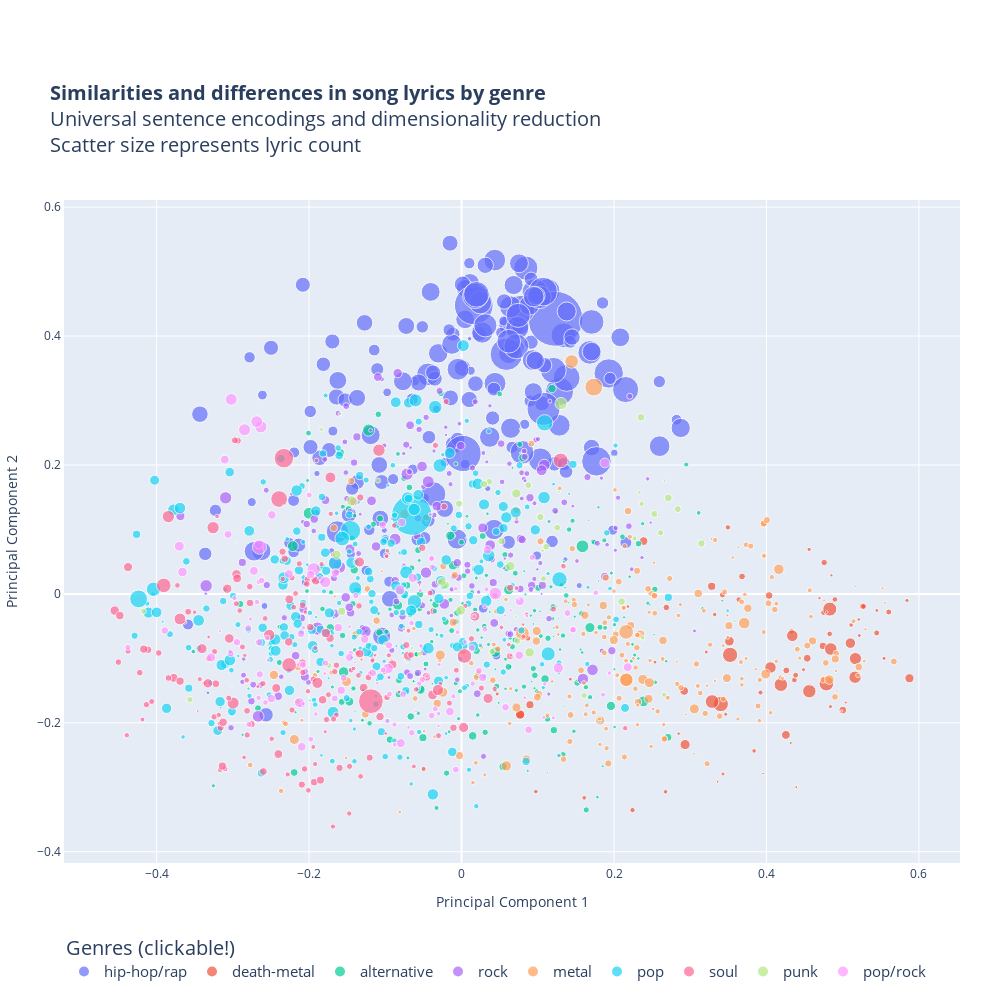

The cell this chart's notebook holds for it:
### Code cell
scatPlot_2 = scatPlot(df,df_embed,n_components=2)

### Figure 1 — Plotly figure (JSON) as saved in the notebook; plotly's stock layout.template omitted (floating-point values rounded to 4 significant figures; data arrays with more than 128 entries replaced by an {"elided": "..."} marker saying what was removed)
{"data": [{"hoverinfo": "text", "marker": {"size": {"elided": "195 float values"}}, "mode": "markers", "name": "hip-hop/rap", "text": {"elided": "195 str values"}, "type": "scatter", "x": {"elided": "195 float values"}, "y": {"elided": "195 float values"}}, {"hoverinfo": "text", "marker": {"size": [7.726, 6.744, 5.558, 5.693, 7.659, 3.389, 6.371, 8.133, 5.998, 5.625, 6.879, 6.642, 3.931, 3.626, 4.202, 5.761, 1.152, 8.133, 8.709, 9.184, 8.845, 9.184, 9.658, 4.982, 11.62, 7.489, 0.03389, 15.35, 10.13, 13.76, 5.896, 13.56, 15.25, 8.641, 13.42, 9.184, 12.23, 5.354, 0.1017, 0.03389, 0.03389, 3.185, 5.693, 4.541, 4.744, 3.49, 3.965, 3.999, 4.033, 2.474, 3.863, 5.354, 2.643, 4.067, 3.05, 4.372, 3.931, 4.541, 2.982, 14.03, 5.591, 4.27, 4.609, 5.896, 12.61, 14.71, 3.999, 3.829, 7.828, 7.862, 2.677, 3.118, 3.863, 6.574, 3.931, 1.728, 5.558, 5.083, 6.168, 10.54, 12.37, 2.948, 5.998, 11.52, 3.49, 4.575]}, "mode": "markers", "name": "death-metal", "text": ["Cannibal Corpse // Hammer Smashed Face", "Cannibal Corpse // I Cum Blood", "Cannibal Corpse // No Remorse", "Cannibal Corpse // Heads Shoveled Off", "Cannibal Corpse // Evisceration Plague", "Cannibal Corpse // A Skull Full of Maggots", "Cannibal Corpse // Priests of Sodom", "Cannibal Corpse // Addicted to Vaginal Skin", "Cannibal Corpse // Only One Will Die", "Cannibal Corpse // Code of the Slashers", "Cannibal Corpse // Disfigured", "Cannibal Corpse // Gutted", "Cannibal Corpse // Kill or Become", "Cannibal Corpse // Fucked With a Knife", "Cannibal Corpse // High Velocity Impact Spatter", "Cannibal Corpse // They Deserve To Die", "Cradle of Filth // Halloween 2", "Cradle of Filth // Nymphetamine Fix", "Cradle of Filth // Gabrielle", "Cradle of Filth // Hallowed Be Thy Name Shallow Be My Grave", "Cradle of Filth // Summer Dying Fast", "Cradle of Filth // Hallowed Be Thy Name", "Cradle of Filth // King of the Woods", "Cradle of Filth // No Time to Cry", "Cradle of Filth // You Will Know the Lion by His Claw", "Cradle of Filth // Temptation", "Cradle of Filth // Once Upon Atrocity", "Cradle of Filth // Her Ghost in the Fog", "Cradle of Filth // Heartbreak and Seance", "Cradle of Filth // The Death of Love", "Cradle of Filth // Alison Hell", "Cradle of Filth // From the Cradle to Enslave", "Cradle of Filth // Lilith Immaculate", "Cradle of Filth // Gilded Cunt", "Cradle of Filth // The Promise of Fever", "Cradle of Filth // Cthulhu Dawn", "Cradle of Filth // The Seductiveness of Decay", "Carcass // Livestock Marketplace Bonus Track", "Carcass // Death Rider Da", "Death // Spirit Crusher No Bass 1998 Demos", "Death // Voice of the Soul", "Death // Zombie Ritual", "Death // Leprosy", "Death // Story to Tell", "Death // Symbolic", "Death // Without Judgement", "Death // Spirit Crusher", "Death // Bite the Pain", "Death // Lack of Comprehension", "Death // Together as One", "Death // The Philosopher", "Death // Empty Words", "Death // Defensive Personalities Rehearsals", "Death // Pull the Plug", "Death // God of Thunder", "Death // Living Monstrosity", "Death // Scavenger of Human Sorrow", "Death // Misanthrope", "Exhumed // Shattered Sanity", "Exhumed // A Song for the Dead", "Exhumed // Septicemia Festering Sphinctral Malignancy Part II", "Exhumed // Horrendous Member Dismemberment", "Exhumed // The Red Death", "Exhumed // Naked Screaming and Covered in Blood", "Exhumed // Deadest of the Dead", "Exhumed // Waxwork", "Exhumed // Re Animated", "Exhumed // Slaughter Maniac", "Exhumed // The Matter of Splatter", "Exhumed // Dead End", "Exhumed // Ripping Death", "Exhumed // Playing with Fear", "Exhumed // Ravenous Cadavers", "Exhumed // Sodomy and Lust", "Exhumed // Unsound", "Exhumed // Dead Meat", "Exhumed // Casketkrusher", "Exhumed // Clawing", "Exhumed // A Funeral Party", "Exhumed // Deathmask", "Exhumed // Postmortem Procedures", "Exhumed // Scream out in Fright", "Exhumed // Necromaniac", "Exhumed // Under the Knife", "Exhumed // Rabid", "Exhumed // In the Mouth of Hell"], "type": "scatter", "x": [0.4035, 0.368, 0.4329, 0.4749, 0.474, 0.4695, 0.4757, 0.3281, 0.5446, 0.4829, 0.4261, 0.5261, 0.4486, 0.2183, 0.5843, 0.5273, 0.3201, 0.08976, 0.292, 0.07687, 0.4255, 0.07687, 0.3514, -0.04974, 0.4339, -0.03675, 0.05683, 0.34, 0.2933, 0.3287, 0.08705, 0.4189, 0.3523, 0.2388, 0.4562, 0.5876, 0.5167, 0.3494, 0.4039, 0.05683, 0.05683, 0.4852, 0.4366, 0.09746, 0.1609, 0.2848, 0.3466, 0.484, 0.343, 0.3955, 0.1426, 0.2243, 0.3359, 0.04679, 0.1319, 0.3321, 0.2538, 0.2677, 0.4391, 0.4831, 0.3637, 0.456, 0.511, 0.4383, 0.4844, 0.4786, 0.5542, 0.5448, 0.5001, 0.4535, 0.479, 0.4318, 0.5217, 0.2687, 0.321, 0.4731, 0.4898, 0.3922, 0.3423, 0.5101, 0.5162, 0.504, 0.5604, 0.4053, 0.521, 0.3838], "y": [-0.002477, 0.027, -0.05812, -0.02897, -0.08076, -0.006516, 0.0486, 0.01171, -0.06056, -0.06204, -0.1188, -0.01916, -0.1176, -0.01964, -0.01025, -0.0195, -0.01301, -0.172, -0.1506, -0.1873, -0.2188, -0.1873, -0.0734, -0.2716, -0.06502, -0.0268, -0.01159, -0.1708, -0.2338, -0.1671, -0.06879, -0.1409, -0.09462, 0.08191, -0.151, -0.1309, -0.1004, 0.1032, 0.05813, -0.01159, -0.01159, 0.02879, -0.1336, -0.3068, -0.3164, -0.2169, -0.1867, -0.1749, -0.2794, -0.2785, -0.1323, -0.3354, -0.2916, -0.1552, 0.04497, -0.03202, -0.1059, -0.307, -0.2998, -0.0236, -0.008911, 0.06894, -0.0483, -0.1261, -0.08555, -0.1392, -0.1001, -0.02567, -0.1803, -0.09984, -0.02838, -0.2313, -0.06463, -0.02106, -0.0903, -0.01312, -0.008645, -0.1531, -0.001542, -0.07642, -0.1293, -0.1686, -0.02816, -0.1142, -0.03965, -0.2436]}, {"hoverinfo": "text", "marker": {"size": {"elided": "272 float values"}}, "mode": "markers", "name": "alternative", "text": {"elided": "272 str values"}, "type": "scatter", "x": {"elided": "272 float values"}, "y": {"elided": "272 float values"}}, {"hoverinfo": "text", "marker": {"size": {"elided": "191 float values"}}, "mode": "markers", "name": "rock", "text": {"elided": "191 str values"}, "type": "scatter", "x": {"elided": "191 float values"}, "y": {"elided": "191 float values"}}, {"hoverinfo": "text", "marker": {"size": {"elided": "256 float values"}}, "mode": "markers", "name": "metal", "text": {"elided": "256 str values"}, "type": "scatter", "x": {"elided": "256 float values"}, "y": {"elided": "256 float values"}}, {"hoverinfo": "text", "marker": {"size": {"elided": "299 float values"}}, "mode": "markers", "name": "pop", "text": {"elided": "299 str values"}, "type": "scatter", "x": {"elided": "299 float values"}, "y": {"elided": "299 float values"}}, {"hoverinfo": "text", "marker": {"size": {"elided": "195 float values"}}, "mode": "markers", "name": "soul", "text": {"elided": "195 str values"}, "type": "scatter", "x": {"elided": "195 float values"}, "y": {"elided": "195 float values"}}, {"hoverinfo": "text", "marker": {"size": [4.88, 10.3, 6.134, 4.541, 2.982, 9.319, 3.457, 8.065, 6.744, 8.506, 8.472, 7.218, 9.861, 4.541, 6.913, 3.355, 3.863, 5.998, 5.795, 1.694, 2.88, 5.287, 2.508, 9.455, 6.032, 2.677, 2.914, 2.914, 3.321, 6.71, 1.864, 3.795, 1.728, 1.694, 2.27, 7.286, 2.474, 6.879, 9.217, 7.32, 7.726, 6.269, 7.252, 12.23, 3.66, 6.845, 5.219, 7.625, 7.32, 5.964, 2.948, 7.828, 6.473, 5.083, 6.778, 6.778, 9.319, 5.151]}, "mode": "markers", "name": "punk", "text": ["Sex Pistols // Anarchy in the UK", "Sex Pistols // I Love Rock N Roll with Sex Pistols", "Sex Pistols // Bodies Live 2", "Sex Pistols // God Save The Queen", "Sex Pistols // Seventeen", "Sex Pistols // Holidays in the Sun", "Sex Pistols // Pretty Vacant Denmark Street Demo July 1976", "Sex Pistols // No Feelings", "Sex Pistols // EMI", "Sex Pistols // Just Me", "Sex Pistols // I Wanna Be Me", "Sex Pistols // Something Else", "Sex Pistols // Problems", "Sex Pistols // Submission", "Sex Pistols // Friggin in the Riggin", "Ramones // I Wanna be Sedated", "Ramones // Let s Dance", "Ramones // I Believe in Miracles", "Ramones // Baby I Love You", "Ramones // Today Your Love Tomorrow the World 40th Anniversary Mono Mix", "Ramones // Chinese Rock", "Ramones // Pet Sematary", "Ramones // Blitzkrieg Bop 2016 Remaster", "Ramones // I Don t Want to Grow Up", "Ramones // Poison Heart", "Ramones // Blitzkrieg Bop 40th Anniversary Mono Mix", "Ramones // She Talks to Rainbows", "Ramones // Blitzkrieg Bop", "Ramones // The KKK Took My Baby Away", "Ramones // Bonzo Goes to Bitburg", "Ramones // Commando", "Ramones // Spider man", "Ramones // Do You Wanna Dance", "Ramones // I Wanna Be Your Boyfriend", "Ramones // Rockaway Beach", "The Clash // Bankrobber", "The Clash // I Fought the Law", "The Clash // This Is England", "The Clash // Should I Stay or Should I Go", "The Clash // Rudie Can t Fail", "The Clash // Rock the Casbah", "The Clash // Train in Vain", "The Clash // Stay Free", "The Clash // Revolution Rock", "The Clash // Brand New Cadillac", "The Clash // Clash City Rockers", "The Clash // The Guns of Brixton", "The Clash // London Calling", "The Clash // Tommy Gun", "The Clash // English Civil War", "The Clash // White Riot", "The Clash // Death or Glory", "The Clash // Lost in the Supermarket", "The Clash // The Man in Me", "The Clash // Spanish Bombs", "The Clash // Hitsville U K", "The Clash // Jimmy Jazz", "Iggy and The Stooges // Gimme Some Skin"], "type": "scatter", "x": [0.2269, -0.1442, 0.261, 0.2377, 0.07119, 0.06404, -0.06498, -0.1573, 0.07354, -0.02133, -0.02593, -0.003267, -0.001134, -0.09941, 0.2837, 0.1063, -0.1839, -0.1739, -0.4173, 0.1848, 0.04251, 0.2657, 0.2004, 0.08939, 0.1608, 0.07747, -0.07523, 0.1279, -0.1534, 0.03623, 0.244, 0.2334, -0.2339, -0.2963, 0.07754, 0.02978, 0.03136, 0.2528, -0.1639, 0.1035, 0.2355, -0.3564, 0.0523, 0.1305, -0.1596, 0.08757, 0.2362, 0.2099, 0.3146, 0.1076, 0.2665, 0.2713, 0.03993, -0.05464, 0.1255, 0.111, 0.07192, -0.1095], "y": [0.08608, 0.1442, 0.09469, -0.06815, -0.03584, 0.04312, -0.08395, -0.02703, -0.07304, 0.01379, 0.01875, 0.1398, -0.02553, -0.07801, 0.1315, 0.06699, 0.255, -0.1111, -0.02696, 0.001431, 0.2201, -0.1566, 0.2125, -0.09081, -0.1576, 0.2558, -0.05483, 0.1585, 0.2094, 0.1739, 0.08855, 0.1575, 0.1371, 0.07868, 0.2184, 0.1704, 0.1295, 0.124, 0.06088, 0.1192, 0.274, -0.1639, 0.08174, 0.2953, 0.2793, 0.1688, 0.1396, -0.012, 0.07814, 0.02357, 0.1749, 0.1489, -0.08937, -0.09272, 0.1028, 0.07303, 0.1557, 0.1758]}, {"hoverinfo": "text", "marker": {"size": {"elided": "140 float values"}}, "mode": "markers", "name": "pop/rock", "text": {"elided": "140 str values"}, "type": "scatter", "x": {"elided": "140 float values"}, "y": {"elided": "140 float values"}}], "layout": {"autosize": false, "height": 1000, "legend": {"font": {"family": "Open Sans", "size": 15}, "itemsizing": "constant", "orientation": "h", "title": {"font": {"family": "Open Sans", "size": 20}, "side": "top", "text": "Genres (clickable!)"}}, "margin": {"b": 85, "l": 40, "pad": 0, "r": 40, "t": 200}, "showlegend": true, "title": {"font": {"size": 20}, "text": "<b>Similarities and differences in song lyrics by genre</b>    <br>Universal sentence encodings and dimensionality reduction</b><br>Scatter size represents lyric count"}, "width": 1000, "xaxis": {"showgrid": true, "showline": true, "showticklabels": true, "title": {"text": "Principal Component 1"}, "zeroline": true}, "yaxis": {"showgrid": true, "showline": true, "showticklabels": true, "title": {"text": "Principal Component 2"}, "zeroline": true}}}
